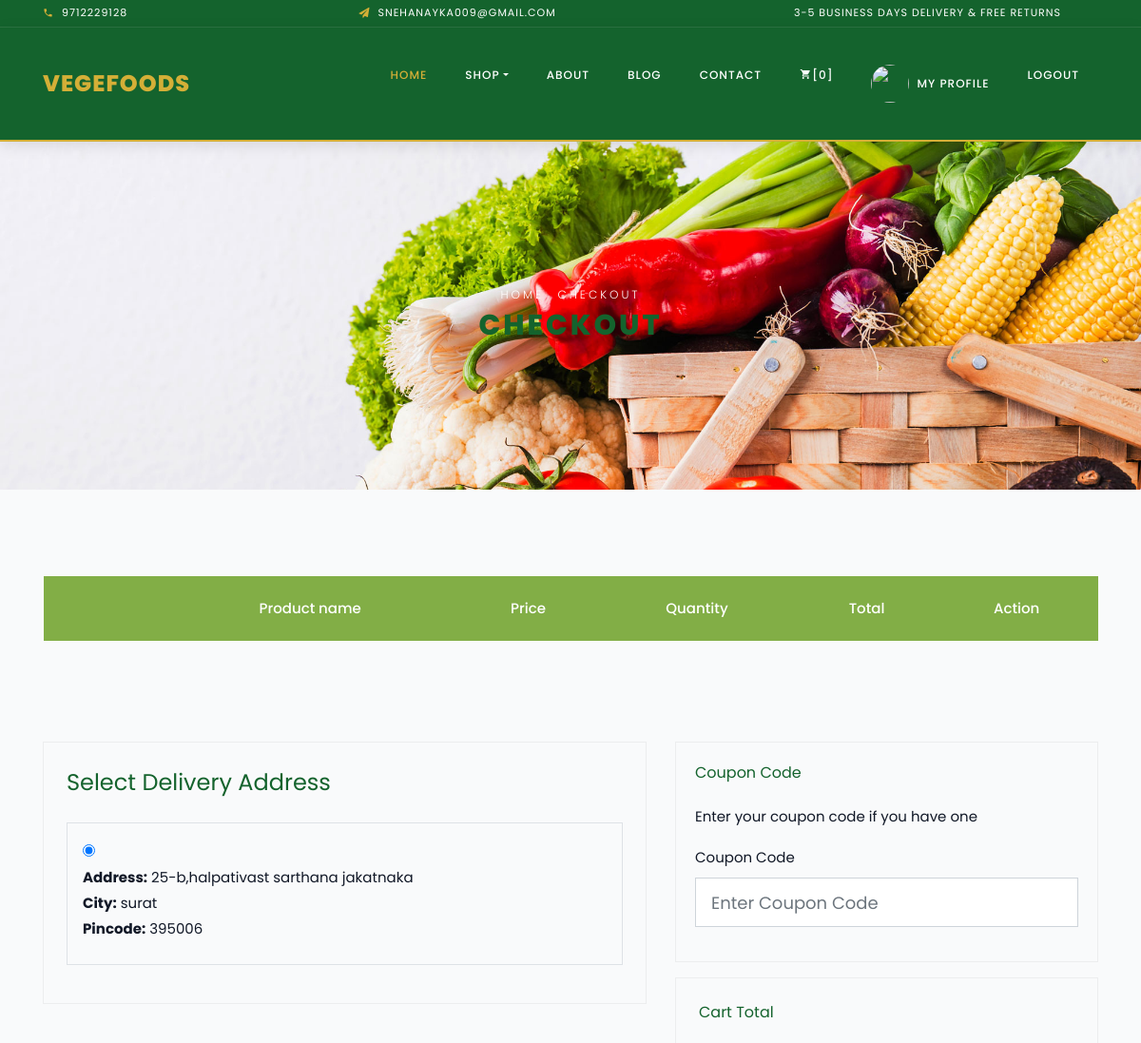
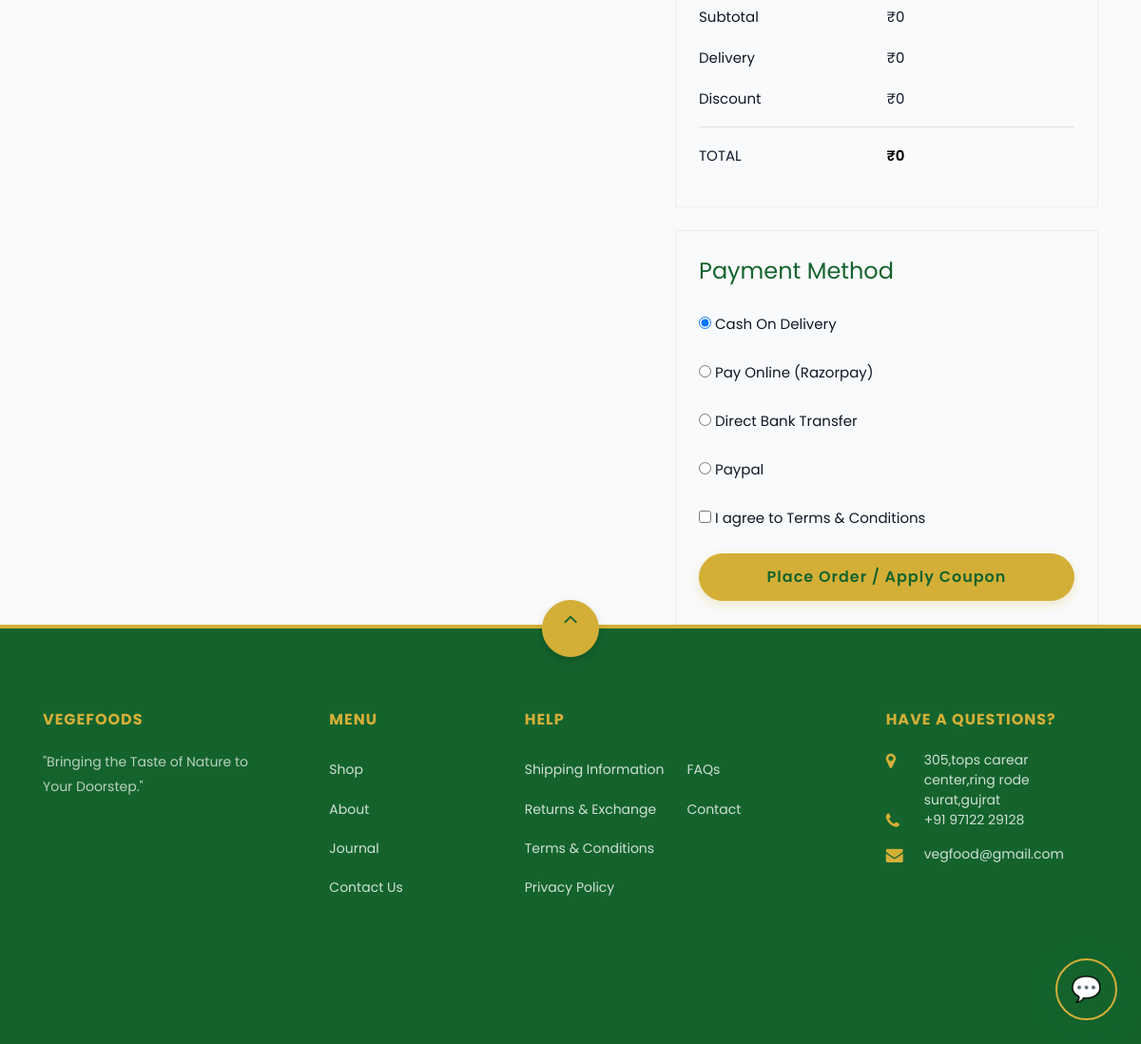
The app's page /chekout (signed in) with its own data (2 pictures, top to bottom).
### myapp/models.py (models this page shows)
class Address(models.Model):
    user=models.ForeignKey(User, on_delete=models.CASCADE)
    address=models.TextField()
    city=models.CharField(max_length=20,null=True)
    pincode=models.PositiveIntegerField(null=True)

### myapp/views.py (the view)
# urls.py: path('chekout',checkout,name="checkout"),
def checkout(request):
    cart=Cart.objects.filter(user=request.user)
    address=Address.objects.filter(user=request.user)
    total=0
    for c in cart:
        total += c.total_price()
    return render(request,"checkout.html",{"cart":cart,"address":address,"total":total})

### myapp/templates/checkout.html (shortened to what this page needs)
{% extends 'base.html' %}
{% block main %}
    <div class="hero-wrap hero-bread" style="background-image: url('/static/images/bg_1.jpg');">
      <div class="container">
        <div class="row no-gutters slider-text align-items-center justify-content-center">
          <div class="col-md-9 ftco-animate text-center">
          	<p class="breadcrumbs"><span class="mr-2"><a href="{% url 'index' %}">Home</a></span> <span>Checkout</span></p>
            <h1 class="mb-0 bread">Checkout</h1>
          </div>
        </div>
      </div>
    </div>
	<section class="ftco-section ftco-cart">
			<div class="container">
				<div class="row">
    			<div class="col-md-12 ftco-animate">
    				<div class="cart-list">
	    				<table class="table">
						    <thead class="thead-primary">
						      <tr class="text-center">
						        <th>&nbsp;</th>
						        <th>&nbsp;</th>
						        <th>Product name</th>
						        <th>Price</th>
						        <th>Quantity</th>
						        <th>Total</th>
								<th>Action</th>
						      </tr>
						    </thead>
						  </table>
					  </div>
    			</div>
    		</div>
			</div>
		</section>
 <div class="container">
    <div class="row">
        <div class="col-lg-7">
            <form action="{% url 'place_order' %}" method="POST" id="checkout-form">
                <div class="cart-detail p-4 mb-4">
                    <h3 class="billing-heading mb-4">Select Delivery Address</h3>
                    {% for a in address %}
                    <div class="border p-3 mb-3">
                        <label style="width:100%; cursor:pointer;">
                            <input
                                type="radio"
                                name="address_id"
                                value="{{ a.id }}"
                                {% if forloop.first %}checked{% endif %}
                            >
                            <br>
                            <strong>Address:</strong> {{ a.address }}
                            <br>
                            <strong>City:</strong> {{ a.city }}
                            <br>
                            <strong>Pincode:</strong> {{ a.pincode }}
                        </label>
                    </div>
                    {% empty %}
                    <div class="alert alert-danger">
                        No Address Found. <a href="{% url 'add_address' %}">Add Address</a>
                    </div>
                    {% endfor %}
                </div>
        </div>
        <div class="col-lg-5">
            <div class="cart-total mb-3">
                <h3>Coupon Code</h3>
                <p>Enter your coupon code if you have one</p>
                <div class="form-group">
                    <label>Coupon Code</label>
                    <input
                        type="text"
                        name="code"
                        class="form-control text-left px-3"
                        placeholder="Enter Coupon Code"
                        value="{{ request.POST.code }}"
                    >
                </div>
            </div>
            <div class="cart-detail cart-total p-4 mb-4">
                <h3 class="billing-heading mb-4">Cart Total</h3>
                <p class="d-flex">
                    <span>Subtotal</span>
                    <span>₹{{ subtotal|default:total }}</span>
                </p>
                <p class="d-flex">
                    <span>Delivery</span>
                    <span>₹0</span>
                </p>
                <p class="d-flex">
                    <span>Discount</span>
                    <span>₹{{ discount_amount|default:0 }}</span>
                </p>
                <hr>
                <p class="d-flex total-price">
                    <span>Total</span>
                    <span>₹{{ total }}</span>
                </p>
            </div>
            <div class="cart-detail p-4">
                <h3 class="billing-heading mb-4">Payment Method</h3>
                <div class="form-group">
                    <label>
                        <input type="radio" name="payment_method" value="COD" checked>
                        Cash On Delivery
                    </label>
                </div>
				<div class="form-group">
                    <label>
                        <input type="radio" name="payment_method" value="ONLINE">
                        Pay Online (Razorpay)
                    </label>
                </div>
                <div class="form-group">
                    <label>
                        <input type="radio" name="payment_method" value="BANK">
                        Direct Bank Transfer
                    </label>
                </div>
                <div class="form-group">
                    <label>
                        <input type="radio" name="payment_method" value="PAYPAL">
                        Paypal
                    </label>
                </div>
                <div class="form-group">
                    <label>
                        <input type="checkbox" required>
                        I agree to Terms & Conditions
                    </label>
                </div>
                <button type="submit" class="btn btn-primary py-3 px-4 btn-block">
                    Place Order / Apply Coupon
                </button>
            </div>
        </div>
    </div>
</div>
{% endblock %}

### static/css/custom.css (style rules this page uses)
:root { --primary: #14632D; --primary-hover: #1e803e; --primary-light: #eef7e4; --secondary: #22C55E; --accent: #D4AF37; --accent-hover: #b8952b; --bg-color: #F9FAFB; --text-dark: #111827; --text-light: #4b5563; --card-shadow: 0 10px 30px rgba(20, 99, 45, 0.05); --card-shadow-hover: 0 20px 40px rgba(20, 99, 45, 0.15); --border-radius: 16px; --transition-smooth: all 0.3s cubic-bezier(0.4, 0, 0.2, 1); }
body { background-color: var(--bg-color) !important; color: var(--text-dark) !important; font-family: 'Poppins', Arial, sans-serif !important; }
.btn { border-radius: 30px !important; font-weight: 600 !important; letter-spacing: 1px; padding: 12px 28px !important; transition: var(--transition-smooth) !important; }
.btn-primary { background-color: var(--accent) !important; border-color: var(--accent) !important; color: var(--primary) !important; box-shadow: 0 4px 12px rgba(212, 175, 55, 0.25) !important; }
h1, h2, h3, h4, h5, .h1, .h2, .h3, .h4, .h5 { color: var(--primary) !important; font-family: 'Poppins', Arial, sans-serif !important; }

### records on screen
Address: address "25-b,halpativast sarthana jakatnaka", city "surat", pincode "395006"

### other values on screen
{{ subtotal|default:total }} "0"
{{ discount_amount|default:0 }} "0"
{{ total }} "0"
